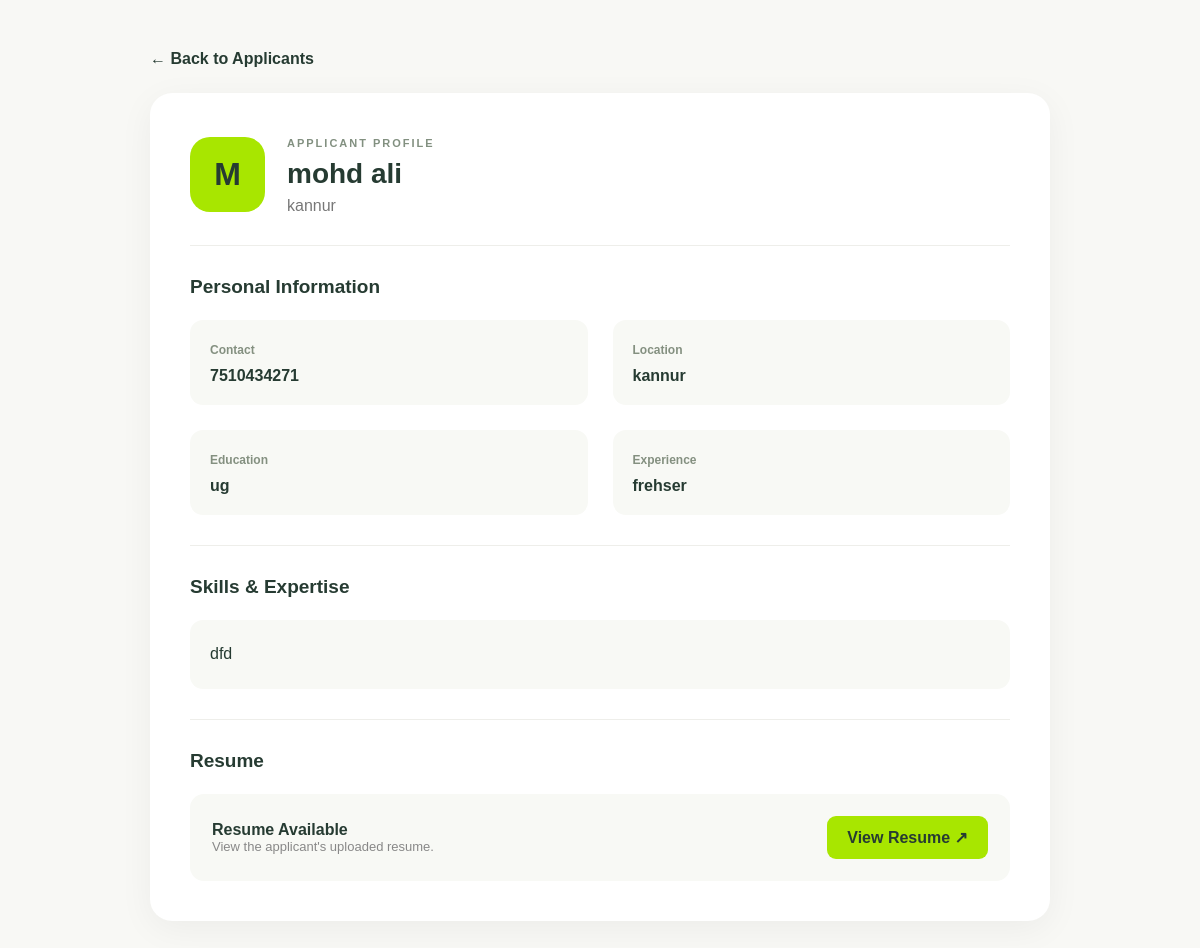
The page /applications/applicant/1/ (signed in) on the database its author committed.
### employees/models.py (models this page shows, shortened)
class EmployeeProfile(models.Model):
    user = models.OneToOneField(
        settings.AUTH_USER_MODEL,
        on_delete=models.CASCADE
    )
    full_name = models.CharField(max_length=100)
    contact = models.CharField(max_length=15)
    location = models.CharField(max_length=100)
    skills = models.TextField()
    education = models.TextField()
    experience = models.TextField()
    resume = models.FileField(
        upload_to='resumes',
        null=True,
        blank=True
    )

### applications/views.py (the view)
# urls.py: path('applicant/<int:application_id>/', views.applicant_detail, name='applicant_detail'),
@login_required
def applicant_detail(request, application_id):
    if request.user.role != 'company':
        return redirect('login')
    company = get_object_or_404(
        CompanyProfile,
        user=request.user
    )
    application = get_object_or_404(
        JobApplication,
        id=application_id,
        job__company=company
    )
    employee = application.employee
    return render(
        request,
        'applications/applicant_detail.html',
        {'employee': employee}
    )

### applications/templates/applications/applicant_detail.html (shortened to what this page needs)
{% load static %}
<!DOCTYPE html>
<html lang="en">
<head>
    <link rel="stylesheet" href="{% static 'css/style.css' %}">
</head>
<body class="applicant-detail-page">
    <div class="applicant-detail-container">
        <a href="{% url 'company_applicants' %}" class="applicant-back">
            ← Back to Applicants
        </a>
        <div class="applicant-detail-card">
            <div class="applicant-detail-header">
                <div class="applicant-detail-avatar">
                    {{ employee.full_name|first|upper }}
                </div>
                <div>
                    <span class="applicant-detail-label">APPLICANT PROFILE</span>
                    <h1>{{ employee.full_name }}</h1>
                    <p>{{ employee.location }}</p>
                </div>
            </div>
            <div class="applicant-detail-divider"></div>
            <h2>Personal Information</h2>
            <div class="applicant-info-grid">
                <div class="applicant-info-item">
                    <span>Contact</span>
                    <p>{{ employee.contact }}</p>
                </div>
                <div class="applicant-info-item">
                    <span>Location</span>
                    <p>{{ employee.location }}</p>
                </div>
                <div class="applicant-info-item">
                    <span>Education</span>
                    <p>{{ employee.education }}</p>
                </div>
                <div class="applicant-info-item">
                    <span>Experience</span>
                    <p>{{ employee.experience }}</p>
                </div>
            </div>
            <div class="applicant-detail-divider"></div>
            <h2>Skills & Expertise</h2>
            <div class="applicant-skills">
                {{ employee.skills|default:"No skills provided." }}
            </div>
            <div class="applicant-detail-divider"></div>
            <h2>Resume</h2>
            {% if employee.resume %}
                <div class="applicant-resume-box">
                    <div>
                        <strong>Resume Available</strong>
                        <p>View the applicant's uploaded resume.</p>
                    </div>
                    <a href="{{ employee.resume.url }}"
                       target="_blank"
                       class="applicant-resume-btn">
                        View Resume ↗
                    </a>
                </div>
            {% else %}
                <p class="applicant-no-resume">
                    No resume uploaded.
                </p>
            {% endif %}
        </div>
    </div>
</body>
</html>

### rows shown on the page
EmployeeProfile: full_name|first "M", full_name "mohd ali", location "kannur", contact "7510434271", education "ug", experience "frehser", skills "dfd"
